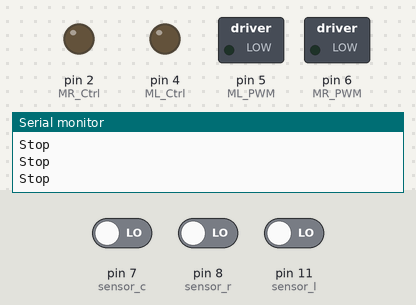
The sketch below on a simulated Arduino Uno, built with avr-gcc and run on an emulated ATmega328P. Parts: switched loads named in the sketch (green lamp = pin HIGH), output pins drawn as LEDs (lit = HIGH), the last lines printed to the serial monitor. The test bench sets the inputs (shaded band); at power-on: pin 7 (sensor_c) LOW, pin 8 (sensor_r) LOW, pin 11 (sensor_l) LOW.

Above: at 1.2 s.
1.3 s: pin 7 (sensor_c) driven HIGH
At 1.9 s:
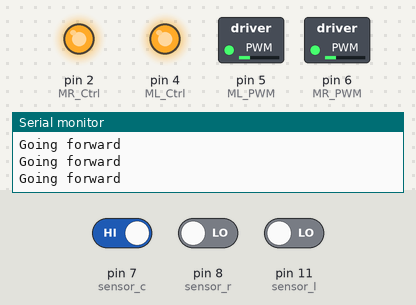
2.8 s: pin 7 (sensor_c) driven LOW
At 3.8 s:
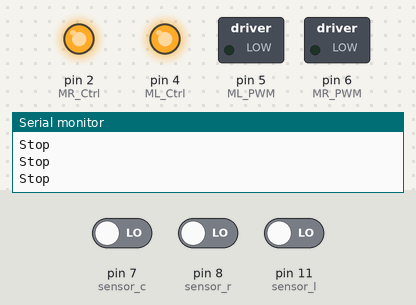
4.3 s: pin 8 (sensor_r) driven HIGH
At 5.1 s:
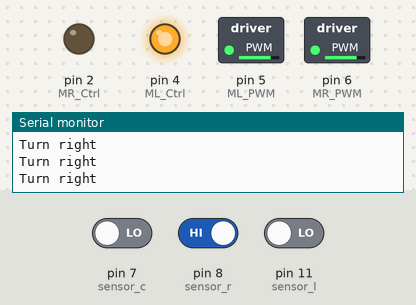
5.8 s: pin 11 (sensor_l) driven HIGH
At 6.3 s:
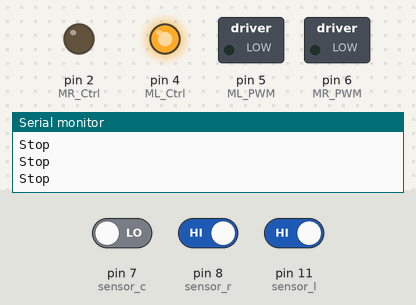
7.3 s: pin 8 (sensor_r) driven LOW
At 8.5 s:
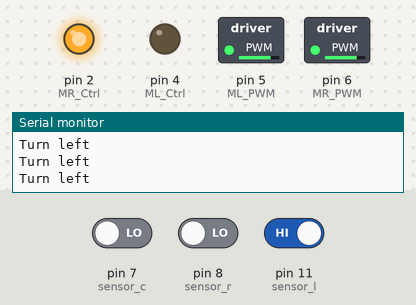
8.8 s: pin 11 (sensor_l) driven LOW
At 9.5 s:
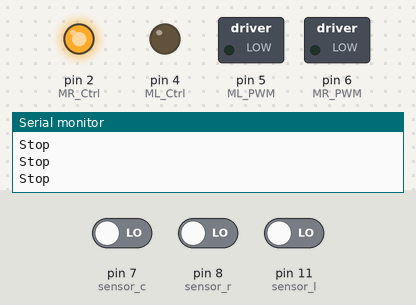
Timing chart, 0 to 11.3 s (numbered marks = the images above; inputs shaded):
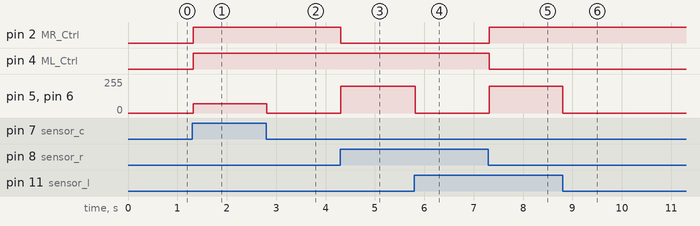

Measured:
- after the input at 1.3 s, pin 2 (MR_Ctrl), pin 4 (ML_Ctrl): LOW → HIGH at once; pin 5 (ML_PWM), pin 6 (MR_PWM): 0/255 → 70/255 at once
- after the input at 2.8 s, pin 5 (ML_PWM), pin 6 (MR_PWM): 70/255 → 0/255 at once
- after the input at 4.3 s, pin 2 (MR_Ctrl): HIGH → LOW at once; pin 5 (ML_PWM), pin 6 (MR_PWM): 0/255 → 200/255 at once
- after the input at 5.8 s, pin 5 (ML_PWM), pin 6 (MR_PWM): 200/255 → 0/255 at once
- after the input at 7.3 s, pin 2 (MR_Ctrl): LOW → HIGH at once; pin 4 (ML_Ctrl): HIGH → LOW at once; pin 5 (ML_PWM), pin 6 (MR_PWM): 0/255 → 200/255 at once
- after the input at 8.8 s, pin 5 (ML_PWM), pin 6 (MR_PWM): 200/255 → 0/255 at once

The sketch:

LineTracking.ino
```cpp
 #define ML_Ctrl 4 //definedirectioncontrolpinofBmotor
 #define ML_PWM 5  //definePWMcontrolpinofBmotor
 #define MR_Ctrl 2 //definedirectioncontrolpinofAmotor
 #define MR_PWM 6  //definePWMcontrolpinofAmotor

const int sensor_l=11;    //definethepinofleftlinetrackingsensor
const int sensor_c=7;     //definethepinofmiddlelinetrackingsensor
const int sensor_r=8;     //definethepinofrightlinetrackingsensor
int l_val,c_val,r_val;    //definethesevariables

void setup() {
  Serial.begin(9600);       // start serial monitor and set baud rate to 9600

  pinMode(ML_Ctrl,OUTPUT);  // set direction control pin of B motor
  pinMode(ML_PWM,OUTPUT);   // set PWM control pin of B motor to OUTPUT
  pinMode(MR_Ctrl,OUTPUT);  // set direction control pin of A motor to OUTPUT
  pinMode(MR_PWM,OUTPUT);   // set PWM control pin of A motor to OUTPUT

  pinMode(sensor_l,INPUT);  // set the pins of left line tracking sensor to INPUT
  pinMode(sensor_c,INPUT);  // set the pins of center line tracking sensor to INPUT
  pinMode(sensor_r,INPUT);  // set the pins of right line tracking sensor to INPUT
}

void loop() {
  tracking(); //run main program
}

void tracking(){
  l_val = digitalRead(sensor_l);  // Read value of left line tracking sensor
  c_val = digitalRead(sensor_c);  // Read value of center line tracking sensor
  r_val = digitalRead(sensor_r);  // Read value of right line tracking sensor

  if(c_val==1){   // If the state of middle one is 1, which means detecting black line
    front();      // Car goes forward
  }
  else{
    if((l_val==1) && (r_val==0)){   // If only left line tracking sensor detects black trace
      left();                       // Car turns left
    }
    else if((l_val==0) && (r_val==1)){  // If only right line tracking sensor detects black trace
      right();                          // Car turns right
    }
    else{     // If left and right line tracking detect black trace or they don't read
      stop(); // car stops
    }
  }
}

// Defines the status of going forward
void front(){
  Serial.println("Going forward");
  digitalWrite(ML_Ctrl, HIGH);    // Set direction control pin of B motor to HIGH
  analogWrite(ML_PWM, 70);        // Set PWM control speed of B motor to 70
  digitalWrite(MR_Ctrl, HIGH);    // Set direction control pin of A motor to HIGH
  analogWrite(MR_PWM, 70);        // Set PWM control speed of A motor to 70
}

// Define the state of going back
void back(){
  Serial.println("Going back");
  digitalWrite(ML_Ctrl, LOW);    // Set direction control pin of B motor to LOW
  analogWrite(ML_PWM, 200);      // Set PWM control speed of B motor to 200
  digitalWrite(MR_Ctrl, HIGH);   // Set direction control pin of A motor to HIGH
  analogWrite(MR_PWM, 200);      // Set PWM control speed of A motor to 70
}

// Define the state of car turning left
void left(){
  Serial.println("Turn left");
  digitalWrite(ML_Ctrl,LOW);    // set direction control pin of B motor to LOW
  analogWrite(ML_PWM,200);      // set PWM control speed of B motor to 200
  digitalWrite(MR_Ctrl,HIGH);   // set direction control pin of A motor to HIGH level
  analogWrite(MR_PWM,200);      // set PWM control speed of A motor to 200
}

// Define the state of car turning right
void right(){
  Serial.println("Turn right");
  digitalWrite(ML_Ctrl,HIGH); //set direction control pin of B motor to HIGH level
  analogWrite(ML_PWM,200);    //set PWM control speed of Bmotor to200
  digitalWrite(MR_Ctrl,LOW);  //set direction control pin of A motor to LOW
  analogWrite(MR_PWM,200);    //set PWM control speed of A motor to 200
}

//define the state of stop
void stop(){
  Serial.println("Stop");
  analogWrite(ML_PWM,0);//set PWM control speed of B motorto 0
  analogWrite(MR_PWM,0);//set PWM control speed of A motorto 0
}

 
```
